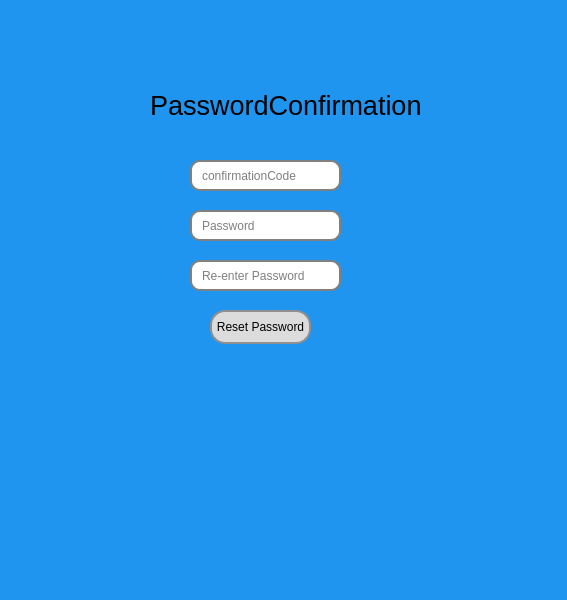
<?xml version="1.0" encoding="UTF-8"?>
<ui version="4.0">
 <class>ResetPasswordWindow</class>
 <widget class="QMainWindow" name="ResetPasswordWindow">
  <property name="geometry">
   <rect>
    <x>0</x>
    <y>0</y>
    <width>567</width>
    <height>600</height>
   </rect>
  </property>
  <property name="windowTitle">
   <string>MainWindow</string>
  </property>
  <property name="styleSheet">
   <string notr="true">	background-color: rgb(31, 149, 239);</string>
  </property>
  <widget class="QWidget" name="centralwidget">
   <widget class="QLineEdit" name="newPasswordInput">
    <property name="geometry">
     <rect>
      <x>190</x>
      <y>210</y>
      <width>151</width>
      <height>31</height>
     </rect>
    </property>
    <property name="styleSheet">
     <string notr="true"> QLineEdit {
                border: 2px solid gray;
                border-radius: 10px;
                padding: 0 8px;
                background: white;
                selection-background-color: darkgray;
            }

</string>
    </property>
    <property name="echoMode">
     <enum>QLineEdit::Password</enum>
    </property>
    <property name="placeholderText">
     <string>Password</string>
    </property>
   </widget>
   <widget class="QPushButton" name="resetPasswordButton">
    <property name="geometry">
     <rect>
      <x>210</x>
      <y>310</y>
      <width>101</width>
      <height>34</height>
     </rect>
    </property>
    <property name="styleSheet">
     <string notr="true">            QPushButton {
                border: 2px solid #8f8f91;
                border-radius: 15px; /* Nửa chiều rộng hoặc chiều cao của nút */
                background-color: #dcdcdc;
                min-width: 30px; /* Đảm bảo nút là hình vuông */
                min-height: 30px; /* Đảm bảo nút là hình vuông */
            }
            QPushButton:hover {
                background-color: #c6c6c6;
            }
            QPushButton:pressed {
                background-color: #a9a9a9;
            }</string>
    </property>
    <property name="text">
     <string>Reset Password</string>
    </property>
   </widget>
   <widget class="QLabel" name="label">
    <property name="geometry">
     <rect>
      <x>150</x>
      <y>80</y>
      <width>271</width>
      <height>51</height>
     </rect>
    </property>
    <property name="font">
     <font>
      <pointsize>20</pointsize>
     </font>
    </property>
    <property name="text">
     <string>PasswordConfirmation</string>
    </property>
   </widget>
   <widget class="QLineEdit" name="confirmationCodeInput">
    <property name="geometry">
     <rect>
      <x>190</x>
      <y>160</y>
      <width>151</width>
      <height>31</height>
     </rect>
    </property>
    <property name="styleSheet">
     <string notr="true"> QLineEdit {
                border: 2px solid gray;
                border-radius: 10px;
                padding: 0 8px;
                background: white;
                selection-background-color: darkgray;
            }

</string>
    </property>
    <property name="placeholderText">
     <string>confirmationCode</string>
    </property>
   </widget>
   <widget class="QLineEdit" name="reEnterNewPasswordInput">
    <property name="geometry">
     <rect>
      <x>190</x>
      <y>260</y>
      <width>151</width>
      <height>31</height>
     </rect>
    </property>
    <property name="styleSheet">
     <string notr="true"> QLineEdit {
                border: 2px solid gray;
                border-radius: 10px;
                padding: 0 8px;
                background: white;
                selection-background-color: darkgray;
            }

</string>
    </property>
    <property name="echoMode">
     <enum>QLineEdit::Password</enum>
    </property>
    <property name="placeholderText">
     <string>Re-enter Password</string>
    </property>
   </widget>
  </widget>
  <widget class="QStatusBar" name="statusbar"/>
 </widget>
 <resources/>
 <connections/>
</ui>
